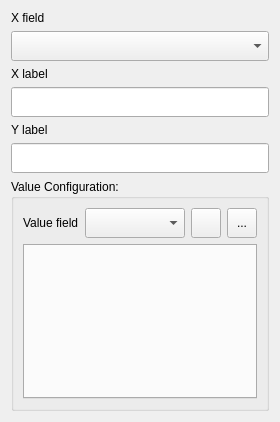
<?xml version="1.0" encoding="UTF-8"?>
<ui version="4.0">
    <class>VerticalBarGraphSettings</class>
    <widget class="QWidget" name="VerticalBarGraphSettings">
        <property name="geometry">
            <rect>
                <x>0</x>
                <y>0</y>
                <width>275</width>
                <height>422</height>
            </rect>
        </property>
        <property name="windowTitle">
            <string>Vertical Bar Graph Settings</string>
        </property>
        <layout class="QGridLayout" name="gridLayout">
            <item row="6" column="0">
                <widget class="QLabel" name="label_2">
                    <property name="text">
                        <string>Y label</string>
                    </property>
                </widget>
            </item>
            <item row="5" column="0">
                <widget class="QLineEdit" name="txt_x_label">
                    <property name="minimumSize">
                        <size>
                            <width>0</width>
                            <height>30</height>
                        </size>
                    </property>
                    <property name="maxLength">
                        <number>100</number>
                    </property>
                </widget>
            </item>
            <item row="2" column="0">
                <widget class="QLabel" name="label_3">
                    <property name="text">
                        <string>X field</string>
                    </property>
                </widget>
            </item>
            <item row="4" column="0">
                <widget class="QLabel" name="label_4">
                    <property name="text">
                        <string>X label</string>
                    </property>
                </widget>
            </item>
            <item row="3" column="0">
                <widget class="QComboBox" name="cbo_x_field">
                    <property name="minimumSize">
                        <size>
                            <width>0</width>
                            <height>30</height>
                        </size>
                    </property>
                </widget>
            </item>
            <item row="7" column="0">
                <widget class="QLineEdit" name="txt_y_label">
                    <property name="minimumSize">
                        <size>
                            <width>0</width>
                            <height>30</height>
                        </size>
                    </property>
                    <property name="maxLength">
                        <number>100</number>
                    </property>
                </widget>
            </item>
            <item row="8" column="0">
                <widget class="QGroupBox" name="groupBox">
                    <property name="title">
                        <string>Value Configuration:</string>
                    </property>
                    <layout class="QGridLayout" name="gridLayout_2">
                        <item row="0" column="0">
                            <widget class="QLabel" name="label">
                                <property name="maximumSize">
                                    <size>
                                        <width>80</width>
                                        <height>16777215</height>
                                    </size>
                                </property>
                                <property name="text">
                                    <string>Value field</string>
                                </property>
                            </widget>
                        </item>
                        <item row="0" column="1">
                            <widget class="QComboBox" name="cbo_value_field">
                                <property name="minimumSize">
                                    <size>
                                        <width>100</width>
                                        <height>30</height>
                                    </size>
                                </property>
                            </widget>
                        </item>
                        <item row="0" column="2">
                            <widget class="QToolButton" name="btn_add_value_field">
                                <property name="minimumSize">
                                    <size>
                                        <width>30</width>
                                        <height>30</height>
                                    </size>
                                </property>
                                <property name="text">
                                    <string/>
                                </property>
                            </widget>
                        </item>
                        <item row="0" column="3">
                            <widget class="QToolButton" name="btn_reset_value_fields">
                                <property name="minimumSize">
                                    <size>
                                        <width>30</width>
                                        <height>30</height>
                                    </size>
                                </property>
                                <property name="text">
                                    <string>...</string>
                                </property>
                            </widget>
                        </item>
                        <item row="1" column="0" colspan="4">
                            <widget class="QTabWidget" name="tb_value_config">
                                <property name="minimumSize">
                                    <size>
                                        <width>0</width>
                                        <height>120</height>
                                    </size>
                                </property>
                                <property name="tabsClosable">
                                    <bool>true</bool>
                                </property>
                                <property name="movable">
                                    <bool>true</bool>
                                </property>
                            </widget>
                        </item>
                    </layout>
                </widget>
            </item>
        </layout>
    </widget>
    <connections/>
</ui>
